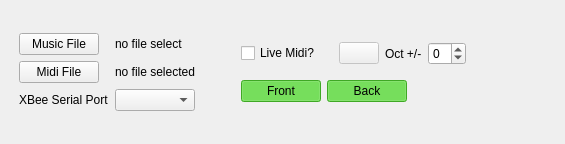
<?xml version="1.0" encoding="UTF-8"?>
<ui version="4.0">
 <class>MainWindow</class>
 <widget class="QMainWindow" name="MainWindow">
  <property name="geometry">
   <rect>
    <x>0</x>
    <y>0</y>
    <width>549</width>
    <height>144</height>
   </rect>
  </property>
  <property name="windowTitle">
   <string>Glowsuit Command Station</string>
  </property>
  <property name="styleSheet">
   <string notr="true"/>
  </property>
  <widget class="QWidget" name="main">
   <property name="sizePolicy">
    <sizepolicy hsizetype="Minimum" vsizetype="Minimum">
     <horstretch>0</horstretch>
     <verstretch>0</verstretch>
    </sizepolicy>
   </property>
   <layout class="QVBoxLayout" name="verticalLayout">
    <item>
     <layout class="QVBoxLayout" name="vertical_layout">
      <item>
       <layout class="QHBoxLayout" name="horizontal_layout">
        <property name="leftMargin">
         <number>10</number>
        </property>
        <property name="topMargin">
         <number>10</number>
        </property>
        <property name="rightMargin">
         <number>10</number>
        </property>
        <property name="bottomMargin">
         <number>10</number>
        </property>
        <item>
         <layout class="QFormLayout" name="form_layout">
          <item row="1" column="0">
           <widget class="QPushButton" name="select_midi_file_button">
            <property name="text">
             <string>Midi File</string>
            </property>
           </widget>
          </item>
          <item row="0" column="0">
           <widget class="QPushButton" name="select_music_file_button">
            <property name="text">
             <string>Music File</string>
            </property>
           </widget>
          </item>
          <item row="0" column="1">
           <widget class="QLabel" name="music_filename_label">
            <property name="text">
             <string>no file select</string>
            </property>
           </widget>
          </item>
          <item row="1" column="1">
           <widget class="QLabel" name="midi_filename_label">
            <property name="text">
             <string>no file selected</string>
            </property>
           </widget>
          </item>
          <item row="2" column="1">
           <widget class="QComboBox" name="xbee_port_combobox"/>
          </item>
          <item row="2" column="0">
           <widget class="QLabel" name="xbee_port_label">
            <property name="text">
             <string>XBee Serial Port</string>
            </property>
           </widget>
          </item>
         </layout>
        </item>
        <item>
         <spacer name="horizontalSpacer_4">
          <property name="orientation">
           <enum>Qt::Horizontal</enum>
          </property>
          <property name="sizeHint" stdset="0">
           <size>
            <width>40</width>
            <height>20</height>
           </size>
          </property>
         </spacer>
        </item>
        <item>
         <layout class="QVBoxLayout" name="controls_layout">
          <item>
           <layout class="QHBoxLayout" name="sub_controls_layout">
            <item>
             <widget class="QCheckBox" name="live_checkbox">
              <property name="text">
               <string>Live Midi?</string>
              </property>
             </widget>
            </item>
            <item>
             <widget class="QLabel" name="midi_indicator_label">
              <property name="text">
               <string/>
              </property>
             </widget>
            </item>
            <item>
             <widget class="QPushButton" name="play_pause_button">
              <property name="enabled">
               <bool>false</bool>
              </property>
              <property name="text">
               <string/>
              </property>
              <property name="icon">
               <iconset resource="../rc/command_station.qrc">
                <normaloff>:/icons/play-solid.png</normaloff>
                <normalon>:/icons/pause-solid.png</normalon>:/icons/play-solid.png</iconset>
              </property>
              <property name="checkable">
               <bool>true</bool>
              </property>
             </widget>
            </item>
            <item>
             <widget class="QLabel" name="octave_label">
              <property name="text">
               <string>Oct +/-</string>
              </property>
             </widget>
            </item>
            <item>
             <widget class="QSpinBox" name="octave_spinbox">
              <property name="suffix">
               <string/>
              </property>
              <property name="minimum">
               <number>-2</number>
              </property>
              <property name="maximum">
               <number>2</number>
              </property>
             </widget>
            </item>
            <item>
             <spacer name="horizontalSpacer_2">
              <property name="orientation">
               <enum>Qt::Horizontal</enum>
              </property>
              <property name="sizeHint" stdset="0">
               <size>
                <width>40</width>
                <height>20</height>
               </size>
              </property>
             </spacer>
            </item>
           </layout>
          </item>
          <item>
           <layout class="QHBoxLayout" name="viz_controls_layout">
            <item>
             <widget class="QPushButton" name="front_button">
              <property name="sizePolicy">
               <sizepolicy hsizetype="Fixed" vsizetype="Fixed">
                <horstretch>0</horstretch>
                <verstretch>0</verstretch>
               </sizepolicy>
              </property>
              <property name="styleSheet">
               <string notr="true">QPushButton {
background-color: #e83535;
color: #000000;
}
QPushButton:pressed {
background-color: #ad1010;
color: #000000;
}
QPushButton:checked {
background-color: #58eb34;
color: #000000;
}
QPushButton:checked:pressed {
background-color: #34ba13;
color: #000000;
}</string>
              </property>
              <property name="text">
               <string>Front</string>
              </property>
              <property name="checkable">
               <bool>true</bool>
              </property>
              <property name="checked">
               <bool>true</bool>
              </property>
             </widget>
            </item>
            <item>
             <widget class="QPushButton" name="back_button">
              <property name="sizePolicy">
               <sizepolicy hsizetype="Fixed" vsizetype="Fixed">
                <horstretch>0</horstretch>
                <verstretch>0</verstretch>
               </sizepolicy>
              </property>
              <property name="styleSheet">
               <string notr="true">QPushButton {
background-color: #e83535;
color: #000000;
}
QPushButton:pressed {
background-color: #ad1010;
color: #000000;
}
QPushButton:checked {
background-color: #58eb34;
color: #000000;
}
QPushButton:checked:pressed {
background-color: #34ba13;
color: #000000;
}</string>
              </property>
              <property name="text">
               <string>Back</string>
              </property>
              <property name="checkable">
               <bool>true</bool>
              </property>
              <property name="checked">
               <bool>true</bool>
              </property>
             </widget>
            </item>
            <item>
             <spacer name="horizontalSpacer">
              <property name="orientation">
               <enum>Qt::Horizontal</enum>
              </property>
              <property name="sizeHint" stdset="0">
               <size>
                <width>40</width>
                <height>20</height>
               </size>
              </property>
             </spacer>
            </item>
           </layout>
          </item>
         </layout>
        </item>
        <item>
         <spacer name="horizontalSpacer_3">
          <property name="orientation">
           <enum>Qt::Horizontal</enum>
          </property>
          <property name="sizeHint" stdset="0">
           <size>
            <width>40</width>
            <height>20</height>
           </size>
          </property>
         </spacer>
        </item>
       </layout>
      </item>
     </layout>
    </item>
   </layout>
  </widget>
 </widget>
 <resources>
  <include location="../rc/command_station.qrc"/>
 </resources>
 <connections/>
</ui>
